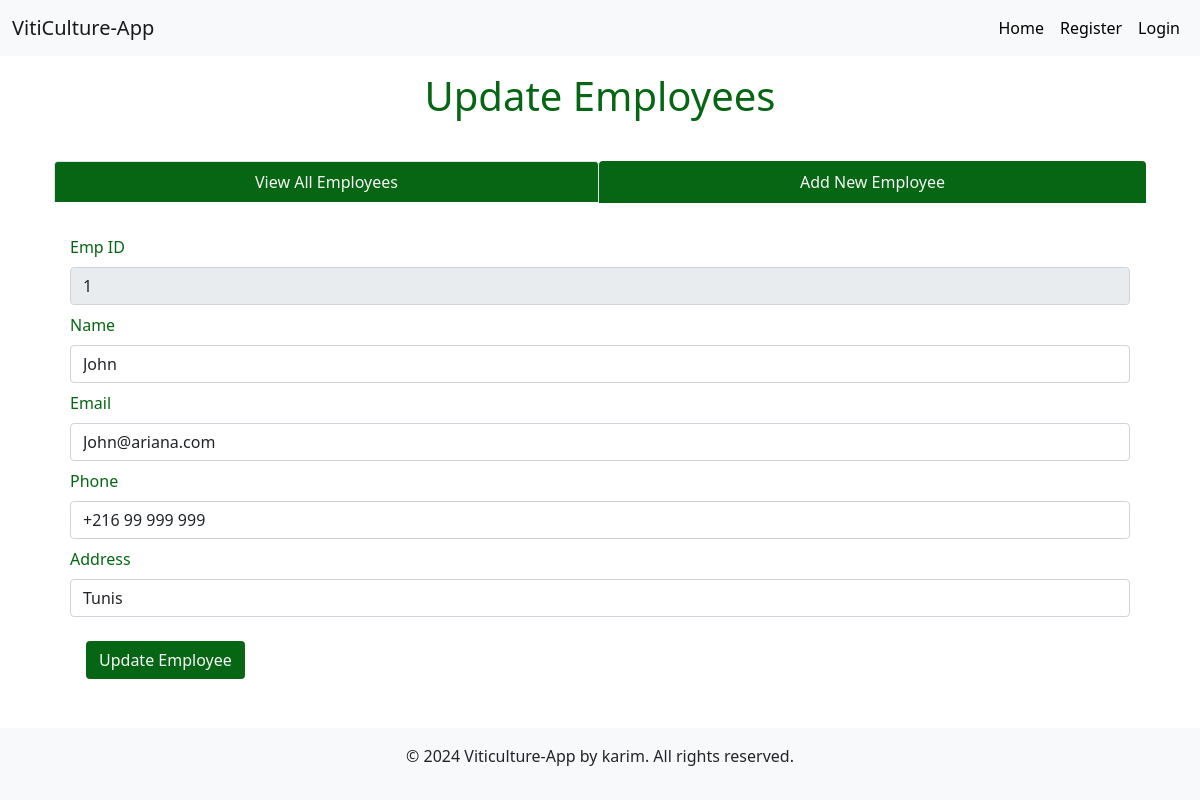
The app's page /fetchoneemp/1 with its own data.
### tables this page shows
CREATE TABLE employees ( employeeId integer primary key AUTOINCREMENT,
                name text not null, 
                email text, 
                phone integer, 
                address text, 
                joining_date timestamp DEFAULT CURRENT_TIMESTAMP);

### app.py (the view)
@app.route('/fetchoneemp/<int:empid>')
def fetchoneemp(empid):
    user = get_current_user()
    db = get_database()
    emp_cur = db.execute('select * from employees where employeeId = ?', [empid])
    single_emp = emp_cur.fetchone()
    return render_template('_updateemployee.html', user = user, single_emp = single_emp)

### app.py (called while the page is built)
@app.teardown_appcontext
def close_database(error):
    if hasattr(g, 'viticulture_db'):
        g.viticulture_db.close()

def get_current_user():
    user = None
    if 'user' in session:
        user = session['user']
        db = get_database()
        user_cur = db.execute('select * from users where name = ?', [user])
        user = user_cur.fetchone()
    return user

### database.py (called while the page is built)
def connect_to_database():
    sql = sqlite3.connect('E:\Projects\Viticulture-MiniProject/viticulture.db')
    sql.row_factory = sqlite3.Row
    return sql

def get_database():
    if not hasattr(g, 'viticulture_db'):
        g.viticulture_db = connect_to_database()
    return g.viticulture_db

### templates/_updateemployee.html (shortened to what this page needs)
<!DOCTYPE html>
<html lang="en">
  <head>
    <link href="https://cdn.jsdelivr.net/npm/bootstrap@5.1.3/dist/css/bootstrap.min.css" rel="stylesheet"
>
    <link rel="stylesheet" href="{{ url_for('static', filename='employee.css')}}" type="text/css" />
  </head>
  <body class="d-flex flex-column min-vh-100">
    <nav class="navbar navbar-expand-lg navbar-light bg-light">
      <div class="container-fluid">
        <a class="navbar-brand" href="#">VitiCulture-App</a>
        <div class="collapse navbar-collapse justify-content-end" id="navbarNav">
          <ul class="navbar-nav">
            <li class="nav-item">
              <a class="nav-link" style="color: black" href="{{url_for('index')}}">Home</a>
            </li>
            {% if not user %}
            <li class="nav-item">
              <a class="nav-link" style="color: black" href="{{url_for('register')}}">Register</a>
            </li>
            <li class="nav-item">
              <a class="nav-link" style="color: black" href="{{url_for('login')}}">Login</a>
            </li>
            {% endif %}
          </ul>
        </div>
      </div>
    </nav>
    <div class="container mt-3 flex-grow-1 d-flex flex-column align-items-center text-white">
      <h1 style="font-size: 2.5em; color: rgb(6, 102, 19);">Update Employees</h1>
      <div class="child child6 container" style="color: rgb(6, 102, 19);">
        <ul class="nav nav-tabs nav-fill mb-3">
          <li class="nav-item">
            <a class="nav-link active" aria-current="page" href="{{ url_for('employees')}}" style="background-color: rgb(6, 102, 19); color: whitesmoke">View All Employees</a>
          </li>
          <li class="nav-item">
            <a class="nav-link" style="background-color: rgb(6, 102, 19); color: whitesmoke" href="{{ url_for('addnewemployee')}}">Add New Employee</a>
          </li>
        </ul>
        {% if single_emp %}
        <form class="p-3" action="/updateemployee" method="POST">
          <div class="mb-2">
            <label for="empid" class="form-label">Emp ID</label>
            <input type="text" class="form-control" id="empid" name="empid" value = "{{single_emp['employeeId']}}" readonly/>
          </div>
          <div class="mb-2">
            <label for="name" class="form-label">Name</label>
            <input type="text" class="form-control" id="name" name="name" value = "{{single_emp['name']}}"/>
          </div>
          <div class="mb-2">
            <label for="email" class="form-label">Email</label>
            <input type="text" class="form-control" id="email" name="email" value = "{{single_emp['email']}}"/>
          </div>
          <div class="mb-2">
            <label for="phone" class="form-label">Phone</label>
            <input type="text" class="form-control" id="phone" name="phone" value = "{{single_emp['phone']}}"/>
          </div>
          <div class="mb-2">
            <label for="address" class="form-label">Address</label>
            <input type="text" class="form-control" id="address" name="address" value = "{{single_emp['address']}}"/>
          </div>
          {% endif %}
          <button
            type="submit"
            class="btn text-light m-3"
            style="background-color: rgb(6, 102, 19)"
          >
            Update Employee
          </button>
        </form>
      </div>
    </div>
    <footer class="bg-light text-center p-3">
      <p>&copy; 2024 Viticulture-App by karim. All rights reserved.</p>
    </footer>
  </body>
</html>

### records on screen
employees: empid "1", name "John", email "John@ariana.com", phone "+216 99 999 999", address "Tunis"
